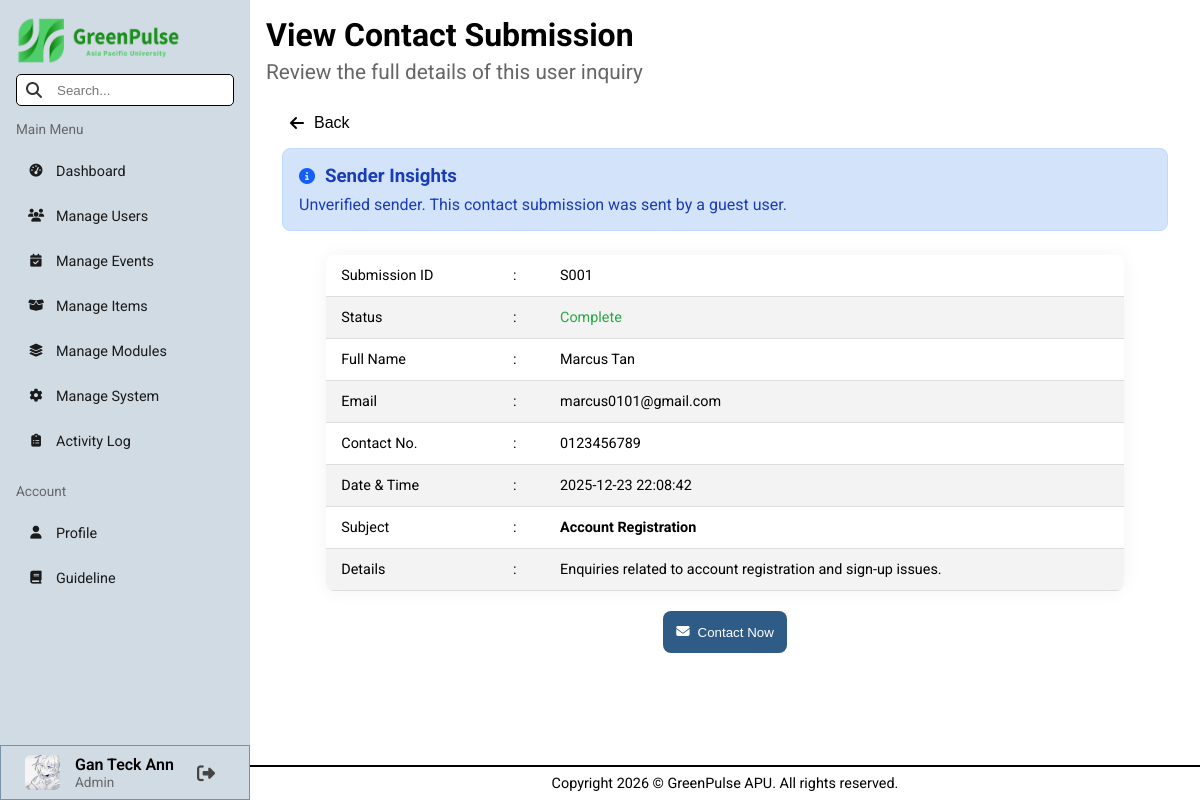
/pages/admin/viewContactSubmission.php?id=S001 (signed in), run on an earlier commit of the app's database.
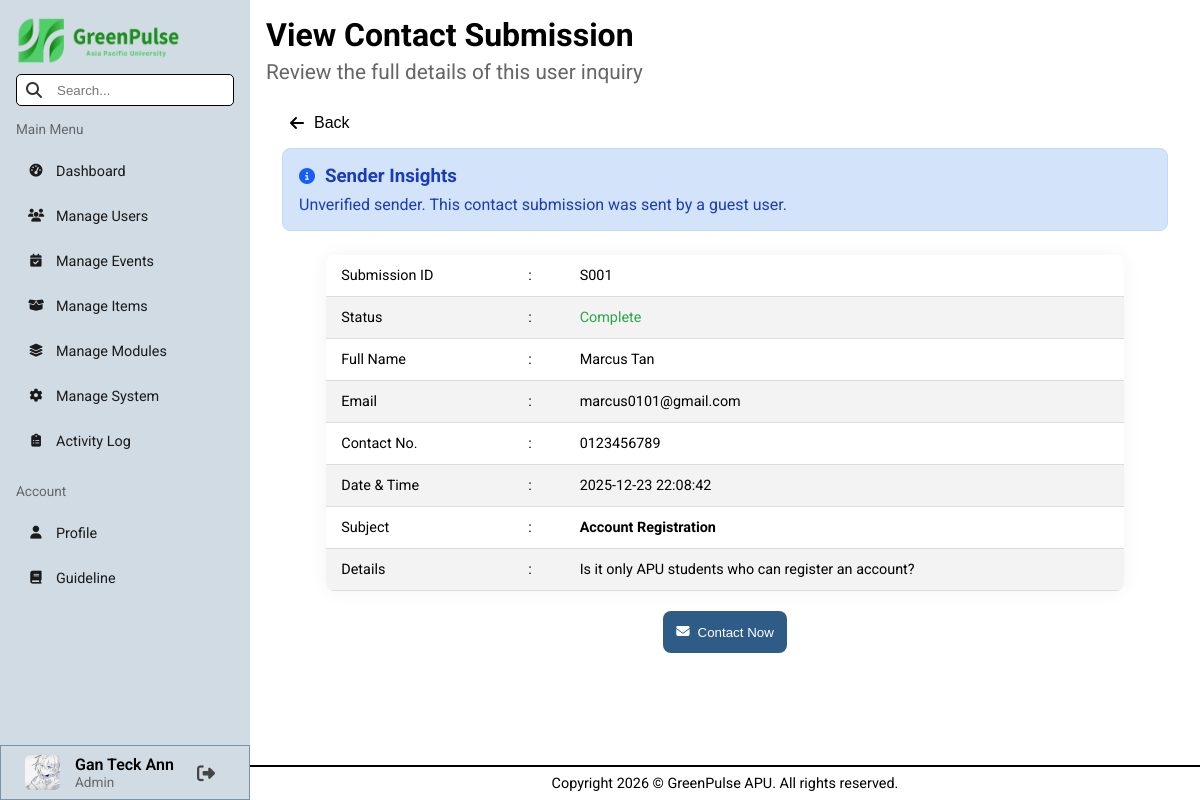
And on a later commit of the database.
### tables this page shows
CREATE TABLE `contact_submission` (
  `submission_id` varchar(8) NOT NULL,
  `user_id` varchar(8) DEFAULT NULL,
  `full_name` varchar(100) NOT NULL,
  `email_address` varchar(50) NOT NULL,
  `contact_number` varchar(12) NOT NULL,
  `subject` varchar(100) NOT NULL,
  `content` varchar(255) NOT NULL,
  `submission_datetime` datetime NOT NULL,
  `submission_status` varchar(50) NOT NULL DEFAULT 'Pending'
);

### backend/utility.php (called while the page is built, shortened)
<?php
    function statusColor($status) {
        if ($status === "Active" || $status === "Complete") {
            return "#28a745";
        }
        elseif ($status === "Inactive" || $status === "Pending") {
            return "#dc3545";
        }
    }
?>

### pages/admin/viewContactSubmission.php (the view, shortened to what the changed rows need)
<?php
    include("../../conn.php");
    include("../../backend/utility.php");
    $data = array();
    $insightDetails = "";
    $textColor = "";
    if(isset($_GET["id"])) {
        $id = $_GET["id"];
        $sql = "SELECT * FROM contact_submission WHERE submission_id = '$id'";
        $result = mysqli_query($conn, $sql);
        $data = mysqli_fetch_assoc($result);
        if (!empty($data["user_id"])) {
            $insightDetails = "Verified sender. This contact submission was sent by a registered user.";
        }
        else {
            $insightDetails = "Unverified sender. This contact submission was sent by a guest user.";
        }
        $textColor = statusColor($data["submission_status"]);
    }
    else {
        echo "<script>
                alert('Invalid Access');
                window.location.href = 'manageSystem.php';
              </script>";
    }
?>
<!DOCTYPE html>
<html lang="en">
    <head>
        <link rel="stylesheet" href="../../styles/admin.css">
        <?php include("library.php"); ?>
    </head>
    <body>
        <main class="search-area">
            <h1>View Contact Submission</h1>
            <h2 class="page-subTitle">Review the full details of this user inquiry</h2>
            <div class="flex-container viewDetails">
                <div class="reminder-container">
                    <div class="reminder-header">
                        <i class="fa-solid fa-circle-info"></i>
                        <h3>Sender Insights</h3>
                    </div>
                    <p class="reminder-details"><?php echo $insightDetails ?></p>
                </div>
                <div class="submission-details">
                    <table class="submission-details-table">
                        <tr>
                            <td>Submission ID</td>
                            <td>:</td>
                            <td><?php echo $data["submission_id"] ?></td>
                        </tr>
                        <tr>
                            <td>Status</td>
                            <td>:</td>
                            <td style="color: <?php echo $textColor ?>;"><?php echo $data["submission_status"] ?></td>
                        </tr>
                        <tr>
                            <td>Full Name</td>
                            <td>:</td>
                            <td><?php echo $data["full_name"] ?></td>
                        </tr>
                        <tr>
                            <td>Email</td>
                            <td>:</td>
                            <td><?php echo $data["email_address"] ?></td>
                        </tr>
                        <tr>
                            <td>Contact No.</td>
                            <td>:</td>
                            <td><?php echo $data["contact_number"] ?></td>
                        </tr>
                        <tr>
                            <td>Date & Time</td>
                            <td>:</td>
                            <td><?php echo $data["submission_datetime"] ?></td>
                        </tr>
                        <tr>
                            <td><strong><?php echo $data["subject"] ?></strong></td>
                        </tr>
                        <tr>
                            <td>Details</td>
                            <td>:</td>
                            <td><?php echo $data["content"] ?></td>
                        </tr>
                    </table>
                </div>
            </div>
        </main>
    </body>
</html>

What changed in the data, as far as the page shows it:
changed contact_submission "Unverified sender. This contact submission was sent by a guest user.": content "Enquiries related to account registration and sign-up issues." → "Is it only APU students who can register an account?"
